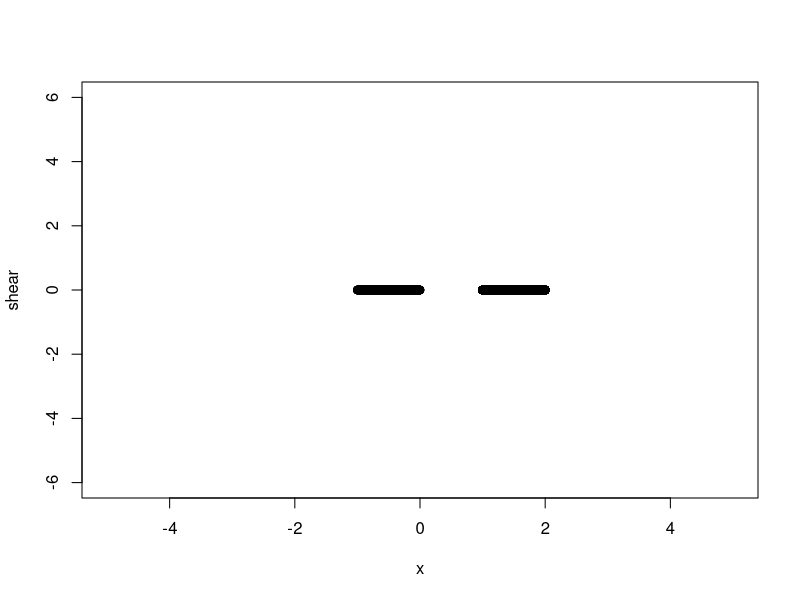
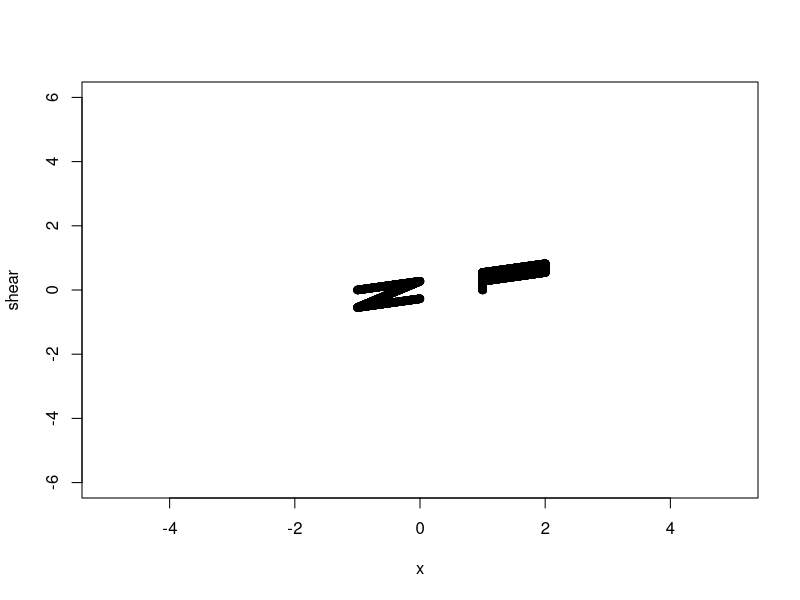
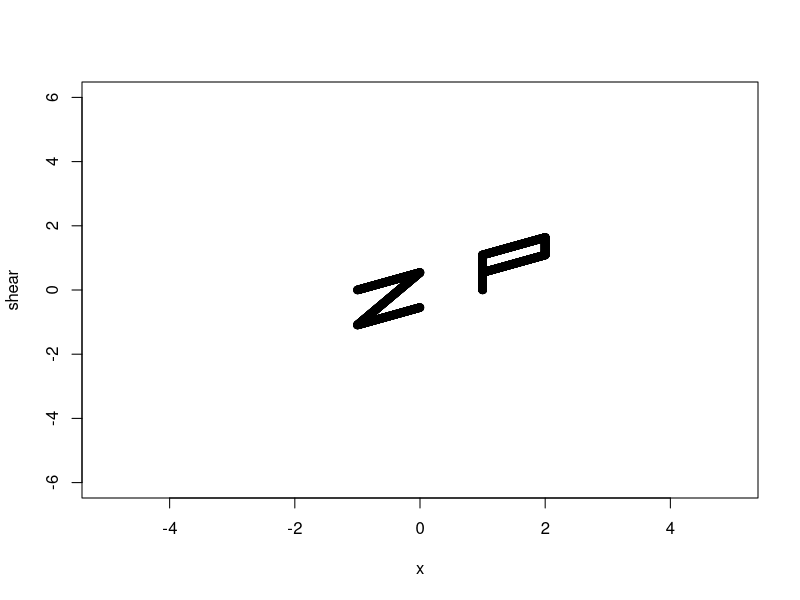
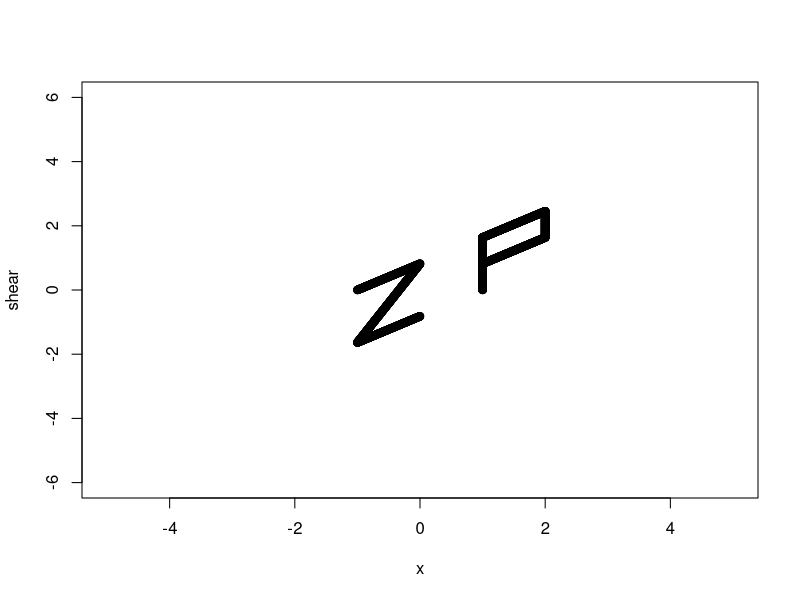
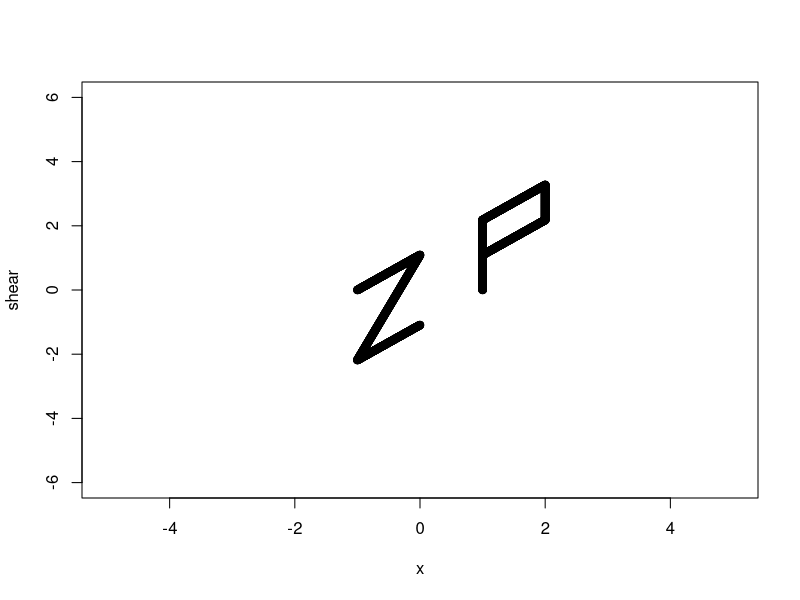
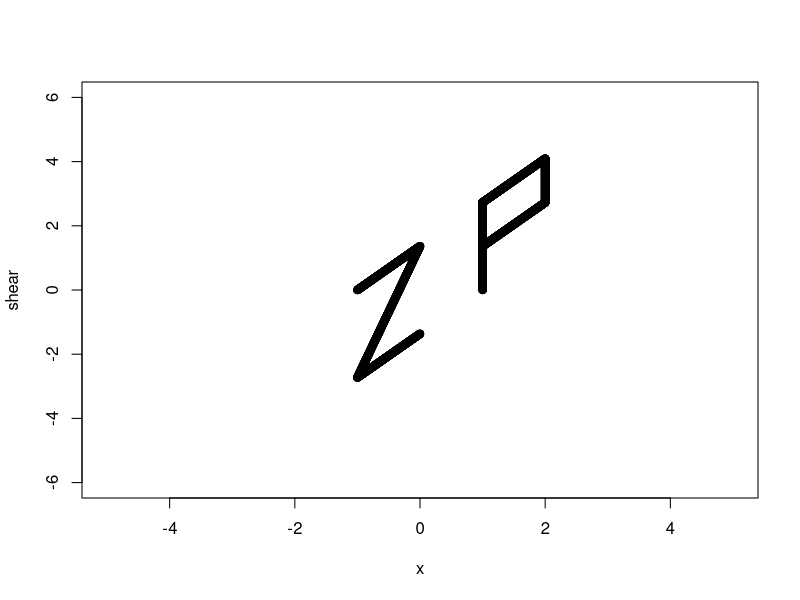
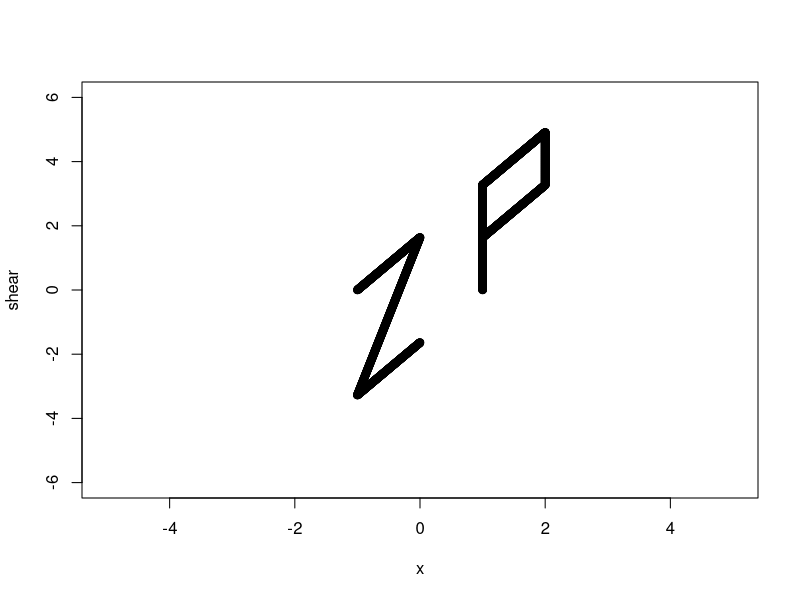
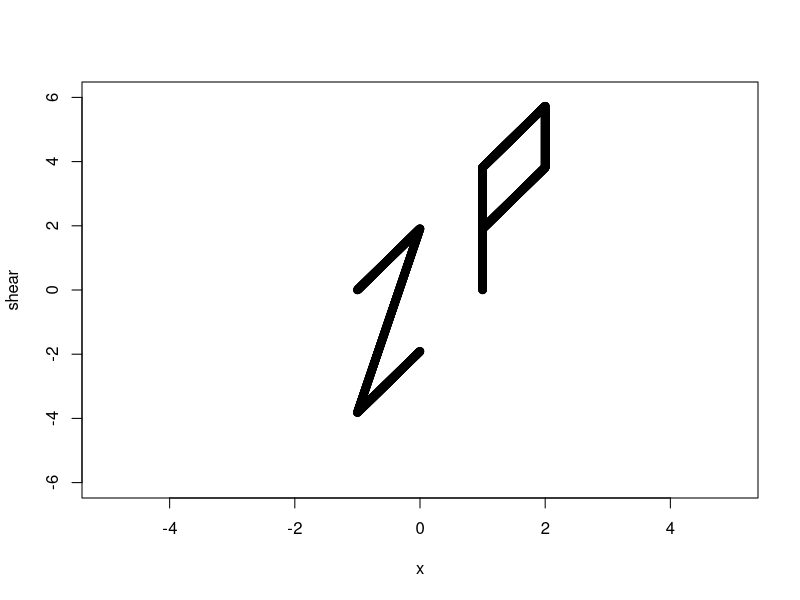

The R script that drew these images, in order:

x <- c(seq(-1,0,length.out =500), seq(-1,0,length.out =500), seq(-1,0,length.out =500), # Shows the letter Z 
       rep(2,500), rep(1,500), seq(1,2,length.out = 500), seq(1,2,length.out = 500),
       rep(1, 500) # Shows the letter P 
)
y <- c(rep(-1,500),seq(-1,1,length.out=500), rep(1,500), # Shows the letter Z
       seq(0,1,length.out = 500),seq(0,1, length.out = 500), rep(1,500),rep(0,500), 
       seq(-1,1,length.out = 500) # Shows the letter P 
)
z <- rbind(x,y)
xA <- function(x,y){
  x %*% y
}


# Shear
for (i in seq(0,3, length.out = 12)) { 
  id_m  <- 1L * i
  shear <- (x * i) + (y * id_m)
  plot(shear~x, 
       xlim=c(-5,5), ylim=c(-6,6))
}
# Scale
for (i in seq(1,3, length.out = 12)){
  id_m <- 1L * i
  scale_y <- y * id_m
  scale_x <- x * id_m
  plot(scale_y~scale_x, 
       xlim=c(-5,5), ylim=c(-6,6))
}
# Rotate
for (i in seq(0, 2*pi, length.out = 12)) {
  rotated <- apply(z, 2, function(x) 
    xA(x, matrix(c(
      cos(i), -sin(i), sin(i), cos(i)), ncol = 2,nrow = 2)))
  plot(rotated[2,]~rotated[1,], 
       xlim=c(-5,5), ylim=c(-6,6))
}
# Project
for (i in seq(0, 2*pi, length.out = 12)) {
  proj <- rbind(z, rep(0, ncol(z)))
  projected <- apply(proj, 2, function(x) 
    xA(x, matrix(c(1, 0, 0, 0, 
                   cos(i), -sin(i), 0, sin(i), cos(i)), ncol = 3, nrow = 3)))
  plot(projected[2,]~projected[1,], 
       xlim=c(-5,5), ylim=c(-6,6))
}
